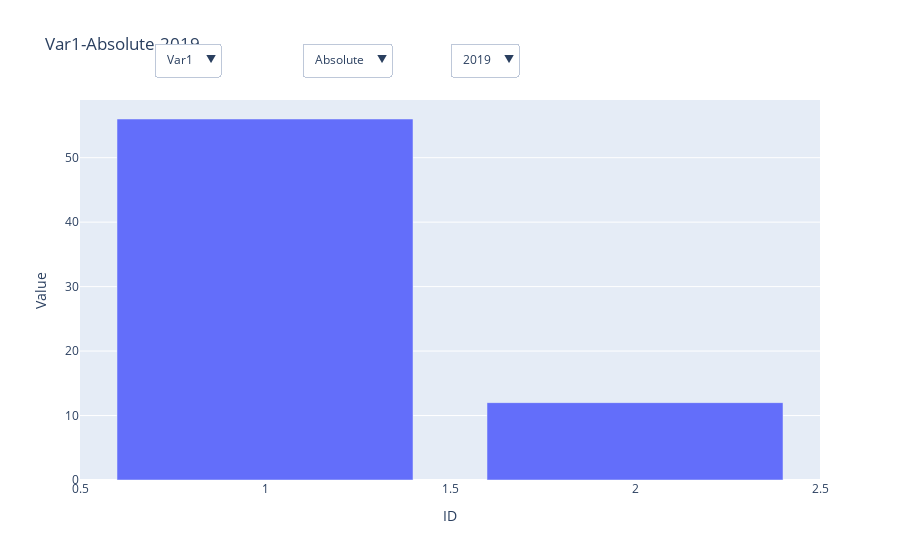

Notebook cell for this chart:
### Code cell
import plotly.graph_objects as go
import pandas as pd

# Sample data
data = {
    'ID': [1, 1, 1, 1, 1, 1, 1, 1, 2, 2, 2, 2, 2, 2, 2, 2],
    'Variable': ['Var1', 'Var1', 'Var2', 'Var2', 'Var1', 'Var1', 'Var2', 'Var2',
                 'Var1', 'Var1', 'Var2', 'Var2', 'Var1', 'Var1', 'Var2', 'Var2'],
    'Dimension': ['Absolute', 'Relative', 'Absolute', 'Relative',
                  'Absolute', 'Relative', 'Absolute', 'Relative',
                  'Absolute', 'Relative', 'Absolute', 'Relative',
                  'Absolute', 'Relative', 'Absolute', 'Relative'],
    'Year': [2019, 2019, 2019, 2019, 2020, 2020, 2020, 2020,
             2019, 2019, 2019, 2019, 2020, 2020, 2020, 2020],
    'Value': [56, 76, 34, 90, 12, 32, 40, 80, 12, 19, 23, 30, 50, 40, 20, 25]
}

df = pd.DataFrame(data)

# Helper function: prints trace names and visibility to debug
def print_trace_info(fig):
    for i, trace in enumerate(fig.data):
        print(f"Trace {i}: {trace.name}, Visible: {trace.visible}")

# Create bar plot with traces for each combination
fig = go.Figure()

for variable in df['Variable'].unique():
    for dimension in df['Dimension'].unique():
        for year in df['Year'].unique():
            filtered_data = df[(df['Variable'] == variable) & 
                               (df['Dimension'] == dimension) & 
                               (df['Year'] == year)]
            trace_name = f"{variable}-{dimension}-{year}"
            
            fig.add_trace(go.Bar(
                x=filtered_data['ID'],
                y=filtered_data['Value'],
                name=trace_name,
                visible=(variable == 'Var1' and dimension == 'Absolute' and year == 2019)
            ))

# Debugging: print initial trace info before adding buttons
print("Initial trace info:")
print_trace_info(fig)

# Helper function to update trace visibility
def update_visibility(var, dim, yr):
    return [trace.name == f"{var}-{dim}-{yr}" for trace in fig.data]

# Dropdown buttons
dropdown_buttons_variable = [
    {'label': str(var), 'method': 'update',
     'args': [{'visible': update_visibility(var, 'Absolute', 2019)}, 
              {'title': f'Variable: {var}'}]}
    for var in df['Variable'].unique()
]

dropdown_buttons_dimension = [
    {'label': str(dim), 'method': 'update',
     'args': [{'visible': update_visibility('Var1', dim, 2019)}, 
              {'title': f'Dimension: {dim}'}]}
    for dim in df['Dimension'].unique()
]

dropdown_buttons_year = [
    {'label': str(year), 'method': 'update',
     'args': [{'visible': update_visibility('Var1', 'Absolute', year)}, 
              {'title': f'Year: {year}'}]}
    for year in df['Year'].unique()
]

# Adding the dropdown menus
fig.update_layout(
    updatemenus=[
        {'buttons': dropdown_buttons_variable, 
         'direction': 'down', 
         'showactive': True,
         'x': 0.1, 'xanchor': 'left', 
         'y': 1.15, 'yanchor': 'top'},
        
        {'buttons': dropdown_buttons_dimension, 
         'direction': 'down', 
         'showactive': True,
         'x': 0.3, 'xanchor': 'left', 
         'y': 1.15, 'yanchor': 'top'},
        
        {'buttons': dropdown_buttons_year, 
         'direction': 'down', 
         'showactive': True,
         'x': 0.5, 'xanchor': 'left', 
         'y': 1.15, 'yanchor': 'top'}
    ]
)

# Initial layout settings
fig.update_layout(
    title='Var1-Absolute-2019',
    xaxis_title='ID',
    yaxis_title='Value'
)

# Debugging: print trace info after adding buttons
print("Trace info after adding buttons:")
print_trace_info(fig)

fig.show()

### Figure 1 — Plotly figure (JSON) as saved in the notebook; plotly's stock layout.template omitted (floating-point values rounded to 4 significant figures)
{"data": [{"name": "Var1-Absolute-2019", "type": "bar", "visible": true, "x": [1, 2], "y": [56, 12]}, {"name": "Var1-Absolute-2020", "type": "bar", "visible": false, "x": [1, 2], "y": [12, 50]}, {"name": "Var1-Relative-2019", "type": "bar", "visible": false, "x": [1, 2], "y": [76, 19]}, {"name": "Var1-Relative-2020", "type": "bar", "visible": false, "x": [1, 2], "y": [32, 40]}, {"name": "Var2-Absolute-2019", "type": "bar", "visible": false, "x": [1, 2], "y": [34, 23]}, {"name": "Var2-Absolute-2020", "type": "bar", "visible": false, "x": [1, 2], "y": [40, 20]}, {"name": "Var2-Relative-2019", "type": "bar", "visible": false, "x": [1, 2], "y": [90, 30]}, {"name": "Var2-Relative-2020", "type": "bar", "visible": false, "x": [1, 2], "y": [80, 25]}], "layout": {"title": {"text": "Var1-Absolute-2019"}, "updatemenus": [{"buttons": [{"args": [{"visible": [true, false, false, false, false, false, false, false]}, {"title": "Variable: Var1"}], "label": "Var1", "method": "update"}, {"args": [{"visible": [false, false, false, false, true, false, false, false]}, {"title": "Variable: Var2"}], "label": "Var2", "method": "update"}], "direction": "down", "showactive": true, "x": 0.1, "xanchor": "left", "y": 1.15, "yanchor": "top"}, {"buttons": [{"args": [{"visible": [true, false, false, false, false, false, false, false]}, {"title": "Dimension: Absolute"}], "label": "Absolute", "method": "update"}, {"args": [{"visible": [false, false, true, false, false, false, false, false]}, {"title": "Dimension: Relative"}], "label": "Relative", "method": "update"}], "direction": "down", "showactive": true, "x": 0.3, "xanchor": "left", "y": 1.15, "yanchor": "top"}, {"buttons": [{"args": [{"visible": [true, false, false, false, false, false, false, false]}, {"title": "Year: 2019"}], "label": "2019", "method": "update"}, {"args": [{"visible": [false, true, false, false, false, false, false, false]}, {"title": "Year: 2020"}], "label": "2020", "method": "update"}], "direction": "down", "showactive": true, "x": 0.5, "xanchor": "left", "y": 1.15, "yanchor": "top"}], "xaxis": {"title": {"text": "ID"}}, "yaxis": {"title": {"text": "Value"}}}}
